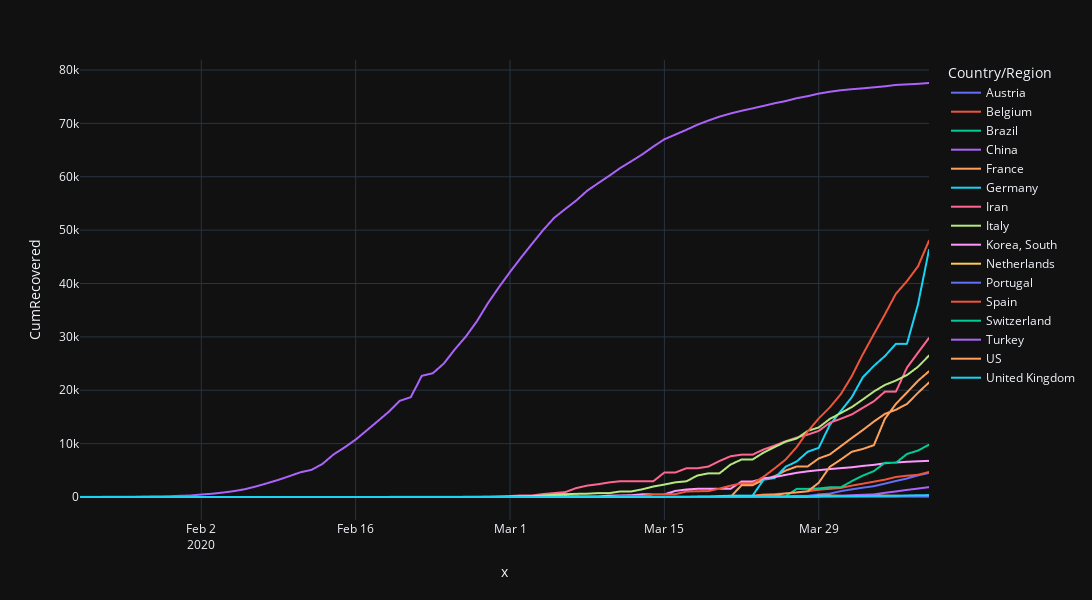

The notebook cell this image was saved under:
### Code cell
px.line(allData_filtered, x=allData_filtered.index, y='CumRecovered', color='Country/Region', width=1200, height=600)
